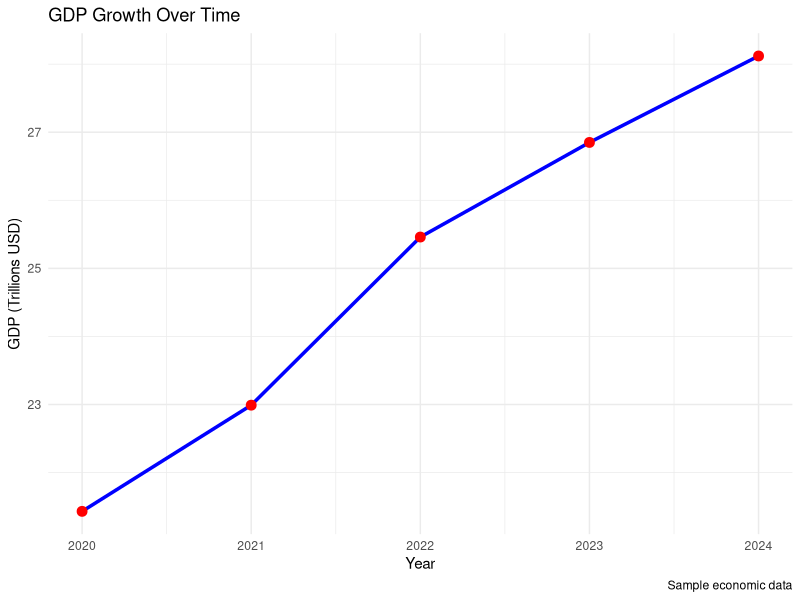

Recreate this plot in R.
# Welcome to Economics R Analysis
# This is a sample R script to get you started

# Load essential libraries for economic analysis
if (!require(tidyverse)) {
  install.packages("tidyverse")
  library(tidyverse)
}

if (!require(ggplot2)) {
  install.packages("ggplot2")
  library(ggplot2)
}

if (!require(dplyr)) {
  install.packages("dplyr")
  library(dplyr)
}

# Create a simple economic dataset
economics_data <- data.frame(
  year = 2020:2024,
  gdp = c(21.43, 22.99, 25.46, 26.85, 28.12),
  inflation = c(1.2, 4.7, 8.0, 4.1, 3.2),
  unemployment = c(8.1, 5.4, 3.7, 3.5, 3.8)
)

# Display the data
print("Economics Dataset:")
print(economics_data)

# Create a simple plot
gdp_plot <- ggplot(economics_data, aes(x = year, y = gdp)) +
  geom_line(color = "blue", size = 1.2) +
  geom_point(color = "red", size = 3) +
  labs(
    title = "GDP Growth Over Time",
    x = "Year",
    y = "GDP (Trillions USD)",
    caption = "Sample economic data"
  ) +
  theme_minimal()

# Display the plot
print(gdp_plot)

# Basic statistics
print("GDP Summary Statistics:")
summary(economics_data$gdp)

print("Correlation between GDP and Unemployment:")
cor(economics_data$gdp, economics_data$unemployment)
